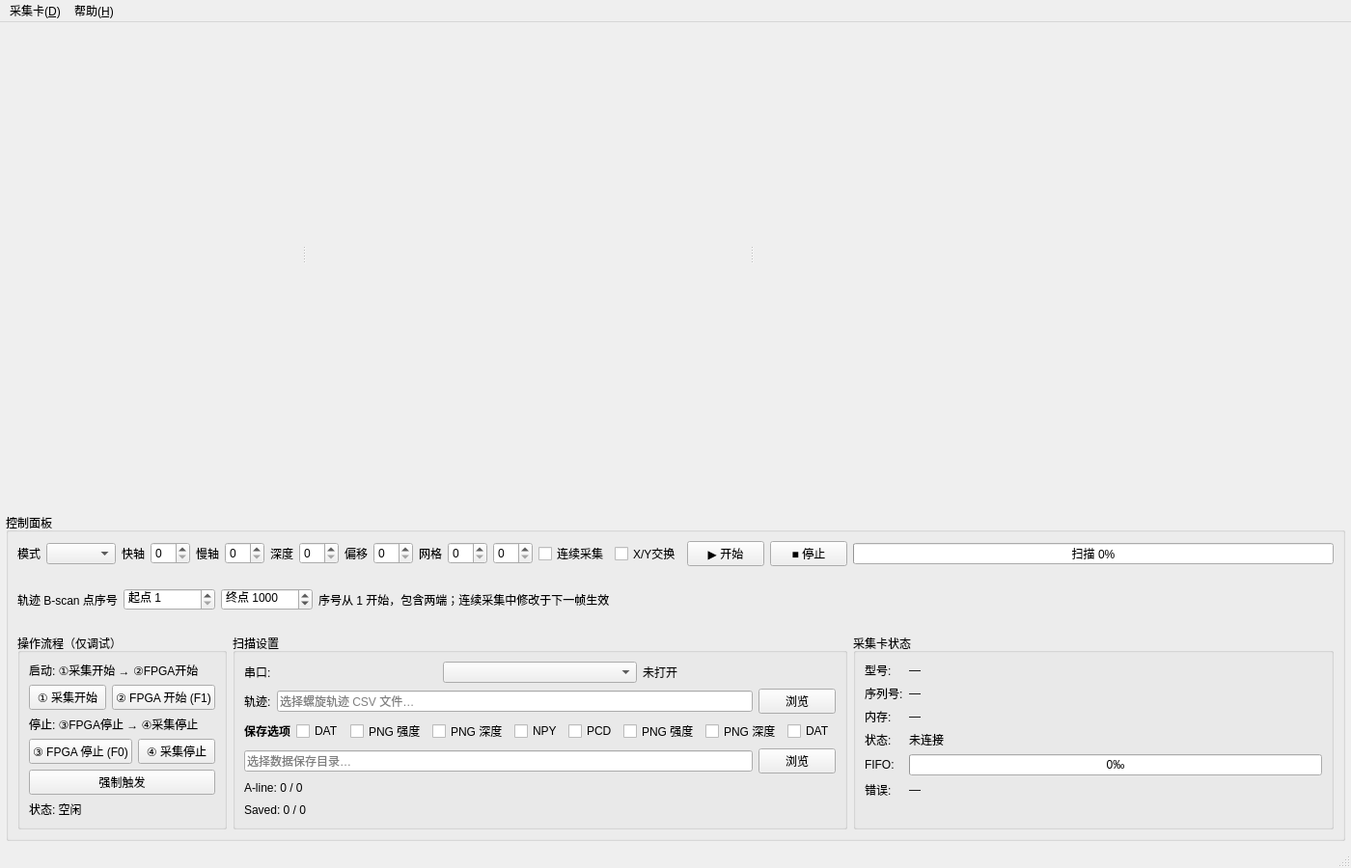
<?xml version="1.0" encoding="UTF-8"?>
<ui version="4.0">
 <!--
  ============================================================================
  MainWindow.ui — Layout reference
  ============================================================================

  Overall structure:
    QMainWindow
    ├── QMenuBar
    ├── centralWidget (QVBoxLayout: rootLayout)
    │   ├── QSplitter (splitter)              ← stretches to fill space
    │   │   ├── AlineWidget (alineWidget)     ← always visible
    │   │   ├── BscanWidget (bscanWidget)     ← always visible
    │   │   └── CscanWidget (cscanWidget)     ← always visible
    │   └── QGroupBox (controlGroup)          ← fixed height 300px
    │       ├── Row 1: scan params + buttons + progress
    │       └── Row 2: three sub-panels
    │           ├── flowGroup    (debug flow)
    │           ├── scanSetupGroup (serial, CSV, save)
    │           └── cardGroup    (card status)
    └── QStatusBar

  Key layout settings:
    - rootLayout spacing = 36    ← room for the floating color bars
    - rootLayout margins = 6     ← window edge padding
    - controlGroup height = fixed 300px (change min/max if you add/remove widgets)
    - splitter ratio: Aline 1 : B-scan 3 : C-scan 3 (mode-adjusted)

  How to modify:
    - To change control panel height: edit controlGroup's minimumSize and
      maximumSize <height> values together.
    - To change spacing between widgets and panel: edit rootLayout's spacing.
    - To add a widget to the control panel: add it to scanRow or bottomRow,
      then wire it up in MainWindow.cpp setupConnections().
    - To resize the views: edit setSizes() in MainWindow.cpp constructor.
    - To use Qt Designer: open this file directly, all custom widgets resolve.
  ============================================================================
 -->
 <class>MainWindow</class>
 <widget class="QMainWindow" name="MainWindow">
  <property name="geometry">
   <rect><x>0</x><y>0</y><width>1400</width><height>900</height></rect>
  </property>
  <property name="windowTitle">
   <string>PA Microscope</string>
  </property>

  <!-- ===== Menu Bar ===== -->
  <widget class="QMenuBar" name="menuBar">
   <widget class="QMenu" name="menuDAQ">
    <property name="title"><string>采集卡(&amp;D)</string></property>
    <addaction name="actCardSettings"/>
   </widget>
   <widget class="QMenu" name="menuHelp">
    <property name="title"><string>帮助(&amp;H)</string></property>
    <addaction name="actAbout"/>
   </widget>
   <addaction name="menuDAQ"/>
   <addaction name="menuHelp"/>
  </widget>
  <action name="actCardSettings">
   <property name="text"><string>采集卡设置...</string></property>
  </action>
  <action name="actAbout">
   <property name="text"><string>关于</string></property>
  </action>

  <!-- ===== Central Widget ===== -->
  <widget class="QWidget" name="centralWidget">

   <!-- rootLayout: vertical stack. Item 0 stretches, Item 1 is fixed. -->
   <layout class="QVBoxLayout" name="rootLayout">

    <!-- spacing: gap between splitter area and control panel (pixels) -->
    <property name="spacing"><number>36</number></property>
    <!-- margins: window edge padding (left, top, right, bottom) -->
    <property name="leftMargin"><number>6</number></property>
    <property name="rightMargin"><number>6</number></property>
    <property name="topMargin"><number>6</number></property>
    <property name="bottomMargin"><number>6</number></property>

    <!-- Item 0: stretches to fill all remaining space -->
    <item>
     <widget class="QSplitter" name="splitter">
      <property name="orientation"><enum>Qt::Horizontal</enum></property>

      <!-- Sidebar: A-line waveform (OpenGL) -->
      <widget class="AlineWidget" name="alineWidget">
       <property name="minimumSize"><size><width>200</width><height>0</height></size></property>
      </widget>

      <!-- Shared B-scan: raster slice or acquisition-order trajectory interval. -->
      <widget class="BscanWidget" name="bscanWidget">
       <property name="minimumSize"><size><width>300</width><height>300</height></size></property>
      </widget>
      
      <!-- Main view: C-scan MIP image (OpenGL) -->
      <widget class="CscanWidget" name="cscanWidget">
       <property name="minimumSize"><size><width>400</width><height>400</height></size></property>
      </widget>

     </widget>
    </item>

    <!-- Item 1: fixed height — does NOT stretch when window is resized -->
    <item>
     <widget class="QGroupBox" name="controlGroup">

      <!-- vsizetype=Fixed + min=max=180: control panel height locked at 180px.
           To change height: edit BOTH minimumSize and maximumSize <height>
           to the same value. -->
      <property name="sizePolicy">
       <sizepolicy hsizetype="Preferred" vsizetype="Fixed">
        <horstretch>0</horstretch>
        <verstretch>0</verstretch>
       </sizepolicy>
      </property>
      <property name="minimumSize"><size><width>0</width><height>340</height></size></property>
      <property name="maximumSize"><size><width>16777215</width><height>340</height></size></property>
      <property name="title"><string>控制面板</string></property>

      <!-- controlLayout: two rows stacked vertically -->
      <layout class="QVBoxLayout" name="controlLayout">

       <!-- ===== Row 1: scan params + buttons + progress bar ===== -->
       <item>
        <layout class="QHBoxLayout" name="scanRow">
         <item><widget class="QLabel" name="lblScanMode"><property name="text"><string>模式</string></property></widget></item>
         <item><widget class="QComboBox" name="comboScanMode"/></item>
         <item><widget class="QLabel" name="lblNFast"><property name="text"><string>快轴</string></property></widget></item>
         <item><widget class="QSpinBox" name="spinNFast"/></item>
         <item><widget class="QLabel" name="lblNSlow"><property name="text"><string>慢轴</string></property></widget></item>
         <item><widget class="QSpinBox" name="spinNSlow"/></item>
         <item><widget class="QLabel" name="lblDepth"><property name="text"><string>深度</string></property></widget></item>
         <item><widget class="QSpinBox" name="spinDepth"/></item>
         <item><widget class="QLabel" name="lblWinOff"><property name="text"><string>偏移</string></property></widget></item>
         <item><widget class="QSpinBox" name="spinWinOffset"/></item>
         <item><widget class="QLabel" name="lblImgSize"><property name="text"><string>网格</string></property></widget></item>
         <item><widget class="QSpinBox" name="spinImgW"/></item>
         <item><widget class="QSpinBox" name="spinImgH"/></item>
         <item><widget class="QCheckBox" name="chkContinuous"><property name="text"><string>连续采集</string></property><property name="toolTip"><string>每帧完整刷新，自动循环</string></property></widget></item>
         <item><widget class="QCheckBox" name="chkSwapXY"><property name="text"><string>X/Y交换</string></property><property name="toolTip"><string>交换轨迹的X和Y坐标</string></property></widget></item>
         <item><widget class="QPushButton" name="btnScanStart"><property name="text"><string>▶ 开始</string></property></widget></item>
         <item><widget class="QPushButton" name="btnScanStop"><property name="text"><string>■ 停止</string></property></widget></item>
         <item><widget class="QProgressBar" name="progressScan"><property name="minimum"><number>0</number></property><property name="maximum"><number>100</number></property><property name="value"><number>0</number></property><property name="format"><string>扫描 %p%</string></property></widget></item>
        </layout>
       </item>

       <item>
        <layout class="QHBoxLayout" name="bscanRangeRow">
         <item><widget class="QLabel" name="lblBscanRange"><property name="text"><string>轨迹 B-scan 点序号</string></property></widget></item>
         <item><widget class="QSpinBox" name="spinBscanStart"><property name="minimum"><number>1</number></property><property name="maximum"><number>2147483647</number></property><property name="keyboardTracking"><bool>false</bool></property><property name="prefix"><string>起点 </string></property></widget></item>
         <item><widget class="QSpinBox" name="spinBscanEnd"><property name="minimum"><number>1</number></property><property name="maximum"><number>2147483647</number></property><property name="value"><number>1000</number></property><property name="keyboardTracking"><bool>false</bool></property><property name="prefix"><string>终点 </string></property></widget></item>
         <item><widget class="QLabel" name="labelBscanInfo"><property name="text"><string>序号从 1 开始，包含两端；连续采集中修改于下一帧生效</string></property></widget></item>
         <item><spacer name="bscanRangeSpacer"><property name="orientation"><enum>Qt::Horizontal</enum></property><property name="sizeHint" stdset="0"><size><width>0</width><height>0</height></size></property></spacer></item>
        </layout>
       </item>

       <!-- ===== Row 2: three sub-panels side by side ===== -->
       <item>
        <layout class="QHBoxLayout" name="bottomRow">

         <!-- Panel A: Debug flow control (card/FPGA start/stop) -->
         <item>
          <widget class="QGroupBox" name="flowGroup">
           <property name="title"><string>操作流程（仅调试）</string></property>
           <layout class="QVBoxLayout" name="flowLayout">
            <item><widget class="QLabel" name="lblFlow1"><property name="text"><string>启动: ①采集开始 → ②FPGA开始</string></property></widget></item>
            <item>
             <layout class="QHBoxLayout" name="flowBtnRow1">
              <item><widget class="QPushButton" name="btnCardStart"><property name="text"><string>① 采集开始</string></property></widget></item>
              <item><widget class="QPushButton" name="btnFpgaStart"><property name="text"><string>② FPGA 开始 (F1)</string></property></widget></item>
             </layout>
            </item>
            <item><widget class="QLabel" name="lblFlow2"><property name="text"><string>停止: ③FPGA停止 → ④采集停止</string></property></widget></item>
            <item>
             <layout class="QHBoxLayout" name="flowBtnRow2">
              <item><widget class="QPushButton" name="btnFpgaStop"><property name="text"><string>③ FPGA 停止 (F0)</string></property></widget></item>
              <item><widget class="QPushButton" name="btnCardStop"><property name="text"><string>④ 采集停止</string></property></widget></item>
             </layout>
            </item>
            <item><widget class="QPushButton" name="btnForceTrig"><property name="text"><string>强制触发</string></property></widget></item>
            <item><widget class="QLabel" name="labelScanState"><property name="text"><string>状态: 空闲</string></property></widget></item>
           </layout>
          </widget>
         </item>

         <!-- Panel B: Scan setup (serial, CSV, save path, counters) -->
         <item>
          <widget class="QGroupBox" name="scanSetupGroup">
           <property name="title"><string>扫描设置</string></property>
           <layout class="QVBoxLayout" name="scanSetupLayout">
            <item>
             <layout class="QHBoxLayout" name="portRow">
              <item><widget class="QLabel" name="lblPort"><property name="text"><string>串口:</string></property></widget></item>
              <item><widget class="QComboBox" name="comboSerialPort"/></item>
              <item><widget class="QLabel" name="labelSerialStatus"><property name="text"><string>未打开</string></property></widget></item>
             </layout>
            </item>
            <item>
             <layout class="QHBoxLayout" name="csvRow">
              <item><widget class="QLabel" name="lblCsv"><property name="text"><string>轨迹:</string></property></widget></item>
              <item><widget class="QLineEdit" name="editCsvPath"><property name="placeholderText"><string>选择螺旋轨迹 CSV 文件…</string></property></widget></item>
              <item><widget class="QPushButton" name="btnBrowseCsv"><property name="text"><string>浏览</string></property></widget></item>
             </layout>
            </item>
            <item>
             <layout class="QHBoxLayout" name="saveOptRow">
              <item><widget class="QLabel" name="lblSaveOpts"><property name="text"><string>保存选项</string></property><property name="styleSheet"><string>font-weight: bold;</string></property></widget></item>
              <item><widget class="QCheckBox" name="chkRasterDat"><property name="text"><string>DAT</string></property></widget></item>
              <item><widget class="QCheckBox" name="chkRasterPng"><property name="text"><string>PNG 强度</string></property></widget></item>
              <item><widget class="QCheckBox" name="chkRasterPngDepth"><property name="text"><string>PNG 深度</string></property><property name="toolTip"><string>光栅：保存深度编码的 C-scan（depth_XXXXX.png），配色与量程跟「显示设置 → 深度编码」一致</string></property></widget></item>
              <item><widget class="QCheckBox" name="chkTrajNpy"><property name="text"><string>NPY</string></property></widget></item>
              <item><widget class="QCheckBox" name="chkTrajPcd"><property name="text"><string>PCD</string></property></widget></item>
              <item><widget class="QCheckBox" name="chkTrajPng"><property name="text"><string>PNG 强度</string></property></widget></item>
              <item><widget class="QCheckBox" name="chkTrajPngDepth"><property name="text"><string>PNG 深度</string></property><property name="toolTip"><string>轨迹：保存深度编码的 MIP（depth_XXXXX.png）</string></property></widget></item>
              <item><widget class="QCheckBox" name="chkTrajDat"><property name="text"><string>DAT</string></property></widget></item>
             </layout>
            </item>
            <item>
             <layout class="QHBoxLayout" name="pathRow">
              <item><widget class="QLineEdit" name="editSavePath"><property name="placeholderText"><string>选择数据保存目录…</string></property></widget></item>
              <item><widget class="QPushButton" name="btnBrowse"><property name="text"><string>浏览</string></property></widget></item>
             </layout>
            </item>
            <item><widget class="QLabel" name="labelAlineCount"><property name="text"><string>A-line: 0 / 0</string></property></widget></item>
            <item><widget class="QLabel" name="labelSavedCount"><property name="text"><string>Saved: 0 / 0</string></property></widget></item>
           </layout>
          </widget>
         </item>

         <!-- Panel C: Card status display -->
         <item>
          <widget class="QGroupBox" name="cardGroup">
           <property name="title"><string>采集卡状态</string></property>
           <layout class="QFormLayout" name="cardForm">
            <item row="0" column="0"><widget class="QLabel" name="lblModel"><property name="text"><string>型号:</string></property></widget></item>
            <item row="0" column="1"><widget class="QLabel" name="labelCardType"><property name="text"><string>—</string></property></widget></item>
            <item row="1" column="0"><widget class="QLabel" name="lblSN"><property name="text"><string>序列号:</string></property></widget></item>
            <item row="1" column="1"><widget class="QLabel" name="labelSerialNo"><property name="text"><string>—</string></property></widget></item>
            <item row="2" column="0"><widget class="QLabel" name="lblMem"><property name="text"><string>内存:</string></property></widget></item>
            <item row="2" column="1"><widget class="QLabel" name="labelMemSize"><property name="text"><string>—</string></property></widget></item>
            <item row="3" column="0"><widget class="QLabel" name="lblSt"><property name="text"><string>状态:</string></property></widget></item>
            <item row="3" column="1"><widget class="QLabel" name="labelCardStatus"><property name="text"><string>未连接</string></property></widget></item>
            <item row="4" column="0"><widget class="QLabel" name="lblFIFO"><property name="text"><string>FIFO:</string></property></widget></item>
            <item row="4" column="1"><widget class="QProgressBar" name="fifoFillBar"><property name="minimum"><number>0</number></property><property name="maximum"><number>1000</number></property><property name="value"><number>0</number></property><property name="format"><string>%p‰</string></property></widget></item>
            <item row="5" column="0"><widget class="QLabel" name="lblErr"><property name="text"><string>错误:</string></property></widget></item>
            <item row="5" column="1"><widget class="QLabel" name="labelCardError"><property name="text"><string>—</string></property></widget></item>
           </layout>
          </widget>
         </item>

        </layout>
       </item>

      </layout>
     </widget>
    </item>

   </layout>
  </widget>

  <!-- ===== Status Bar ===== -->
  <widget class="QStatusBar" name="statusBar"/>

 </widget>

 <!-- ===== Custom Widgets (for Qt Designer) ===== -->
 <customwidgets>
  <customwidget>
   <class>AlineWidget</class>
   <extends>QWidget</extends>
   <header>AlineWidget.h</header>
  </customwidget>
  <customwidget>
   <class>BscanWidget</class>
   <extends>QWidget</extends>
   <header>BscanWidget.h</header>
  </customwidget>
  <customwidget>
   <class>CscanWidget</class>
   <extends>QWidget</extends>
   <header>CscanWidget.h</header>
  </customwidget>
 </customwidgets>
 <resources/>
 <connections/>
</ui>
